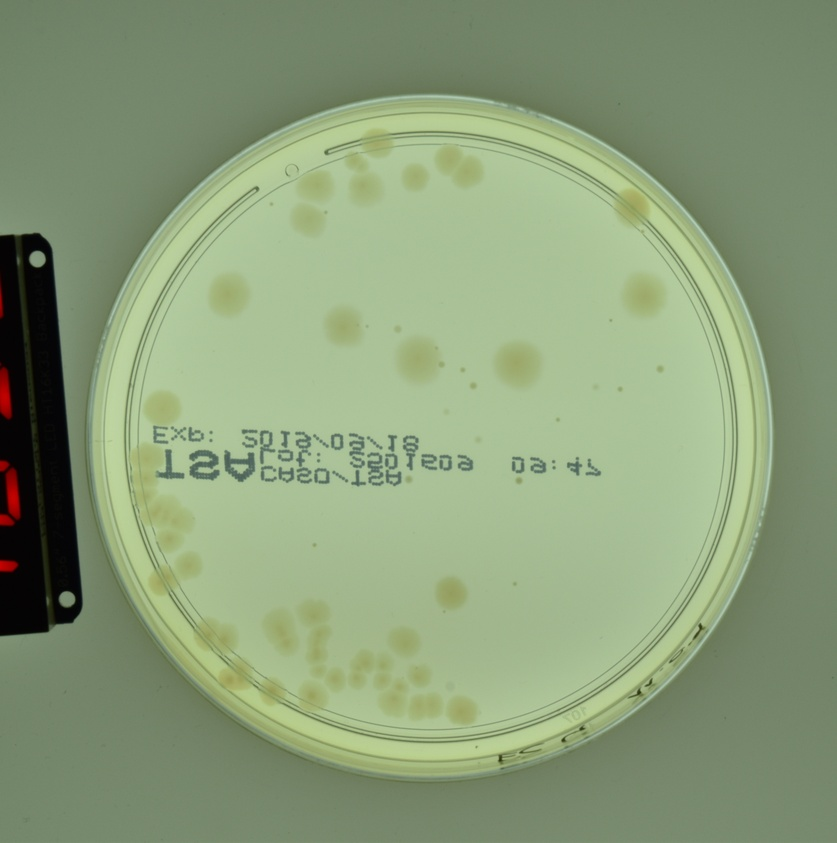
#> input picture Raw dataset/AGAR_representative/higher-resolution/bright/734.jpg, 837 x 843 px, shrunk from 3968 x 4000 before the run
$ jupyter execute removing-edges.ipynb
#> lines starting #> are read from the running program, lines starting #| are printed output that depends on the picture; after the words box and inside, x2 and y2 are one past the last pixel; in counts of white or black regions, pixels touching at a corner belong together; long printed decimals are rounded
[cell 1]
from PIL import Image, ImageEnhance, ImageFilter, ImageDraw, ImageOps
import scipy.ndimage as ndi
import numpy as np
import matplotlib.pyplot as plt

[cell 2]
path = "Raw dataset/AGAR_representative/higher-resolution/bright/734.jpg"
#path = "Raw dataset/MicrobIA_Dataset_only_counted_processed_anonimyzer_sample/S/T0h_4h/IMG_Niguarda1_936_129_F6_T975.png"
img = Image.open(path)
#> img is the input picture: PIL image 837x843 RGB; mean R, G, B 138.2, 157, 121.1
img.show()

[cell 3]
img = img.convert("L")
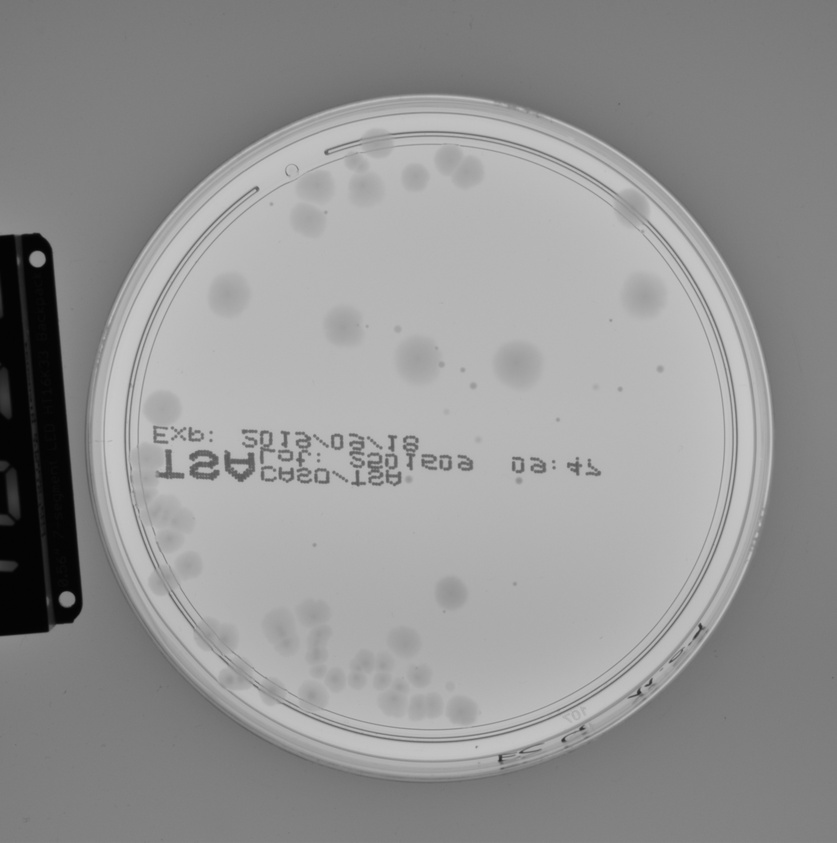
#> img: PIL image 837x843 L; min 1, max 201, mean 147.2
enhancer = ImageEnhance.Contrast(img)
img = enhancer.enhance(1.75)
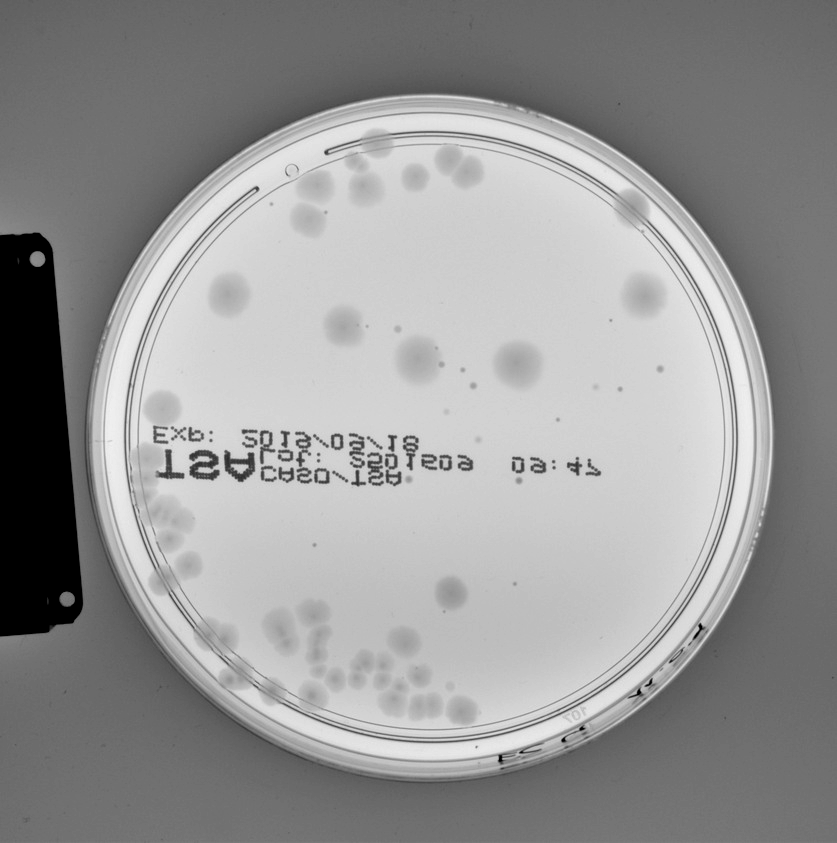
#> img: PIL image 837x843 L; min 0, max 241, mean 150.5
img = img.filter(ImageFilter.FIND_EDGES)
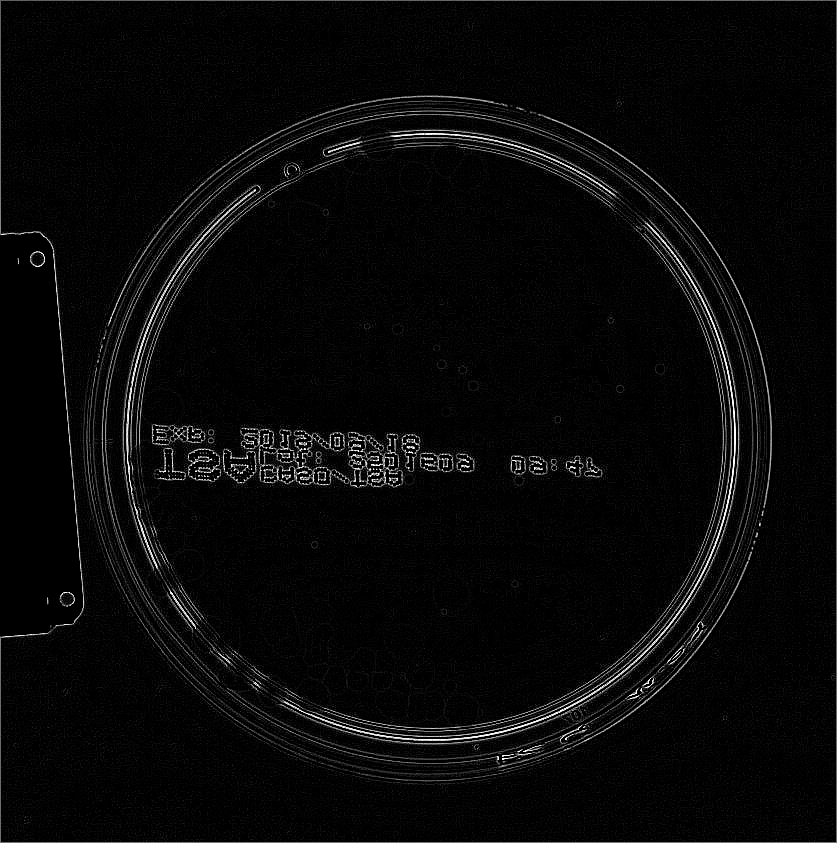
#> img: PIL image 837x843 L; min 0, max 255, mean 8.5
img.show()

[cell 4]
cx, cy = ndi.center_of_mass(np.array(img))
#> cx = 438.1; cy = 417.6
print(cx, cy)
#| 438.131 417.644

[cell 5]
plt.imshow(np.array(img))
plt.scatter(cx, cy, c="red", marker="x")
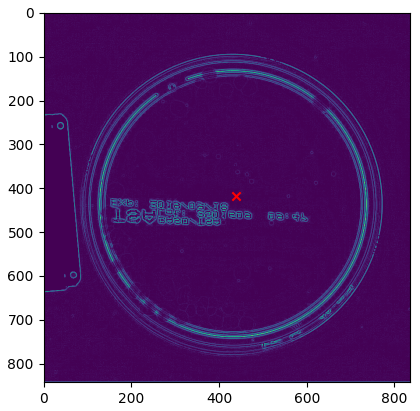
#> figure drawn by matplotlib, 1 panel

[cell 6]
dist_to_side = min(cx, cy, img.size[0]-cx, img.size[1]-cy)
#> dist_to_side = 398.9
for x in range(5):

    boundingBox = [0, 0, 0, 0]
    print(dist_to_side)
    boundingBox[0] = round(cx-dist_to_side)
    boundingBox[1] = round(cy-dist_to_side)
    boundingBox[2] = round(cx+dist_to_side)
    boundingBox[3] = round(cy+dist_to_side)
    print(boundingBox)

    mask = Image.new('L', img.size, 0)
    draw = ImageDraw.Draw(mask)
    draw.ellipse(boundingBox, fill=255)

    im2 = Image.new('L', img.size)
    new_image = Image.composite(img, im2, mask)

    if np.sum(np.array(new_image))/np.sum(np.array(img)) < 0.6:
        dist_to_side += 0.1*(min(cx, cy, img.size[0]-cx, img.size[1]-cy) - dist_to_side)
    elif 0.7 < np.sum(np.array(new_image))/np.sum(np.array(img)):
        dist_to_side*=0.9
    else:
        break
#> this loop made 3 passes
#> dist_to_side on passes 1 to 2: 359, 323.1
#| 398.869
#| [39, 19, 837, 817]
#| 358.982
#| [79, 59, 797, 777]
#| 323.084
#| [115, 95, 761, 741]
#> pass 3, `new_image = Image.composite(img, im2, mask)`:
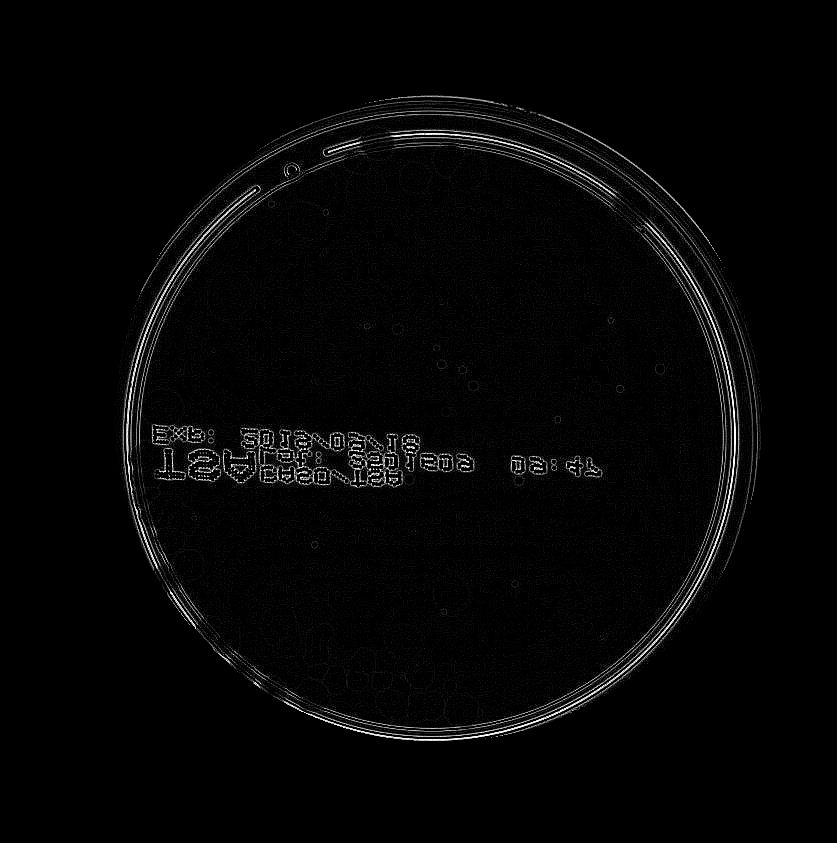
#> new_image: PIL image 837x843 L; min 0, max 255, mean 5.3
#> after the loop:
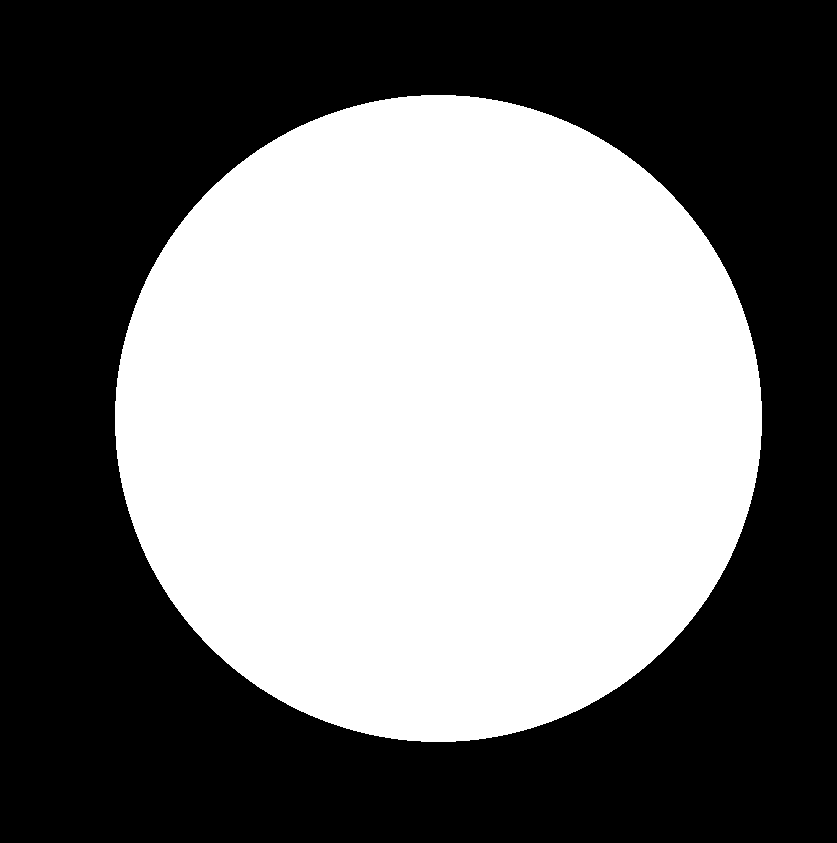
#> mask: PIL image 837x843 L; 46.6% white; 1 white region, box (x1, y1, x2, y2) and area: (115, 95, 762, 742) 328677
#> after the loop, dist_to_side = 323.1

im2 = Image.new('RGB', img.size)
#> im2: PIL image 837x843 RGB; every value is 0
output = Image.composite(Image.open(path), im2, mask)
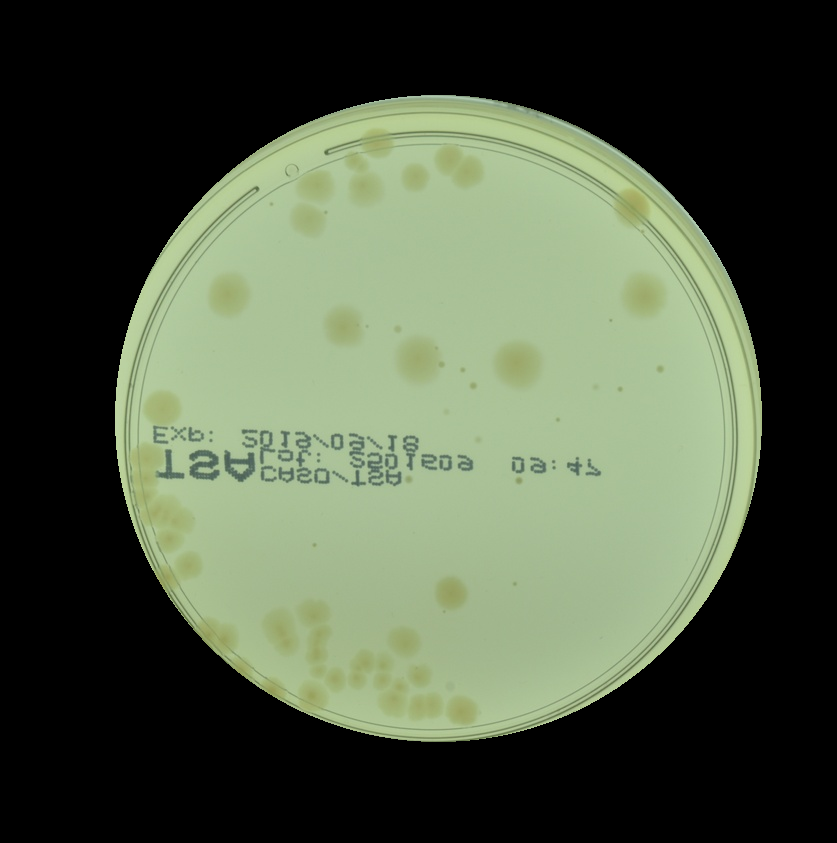
#> output: PIL image 837x843 RGB; mean R, G, B 77.6, 87.9, 67.2
print(np.sum(np.array(output)))
#| 164274388
output.show()
plt.imshow(output)

$ run again, with Raw dataset/AGAR_representative/higher-resolution/bright/1399.jpg copied over Raw dataset/AGAR_representative/higher-resolution/bright/734.jpg
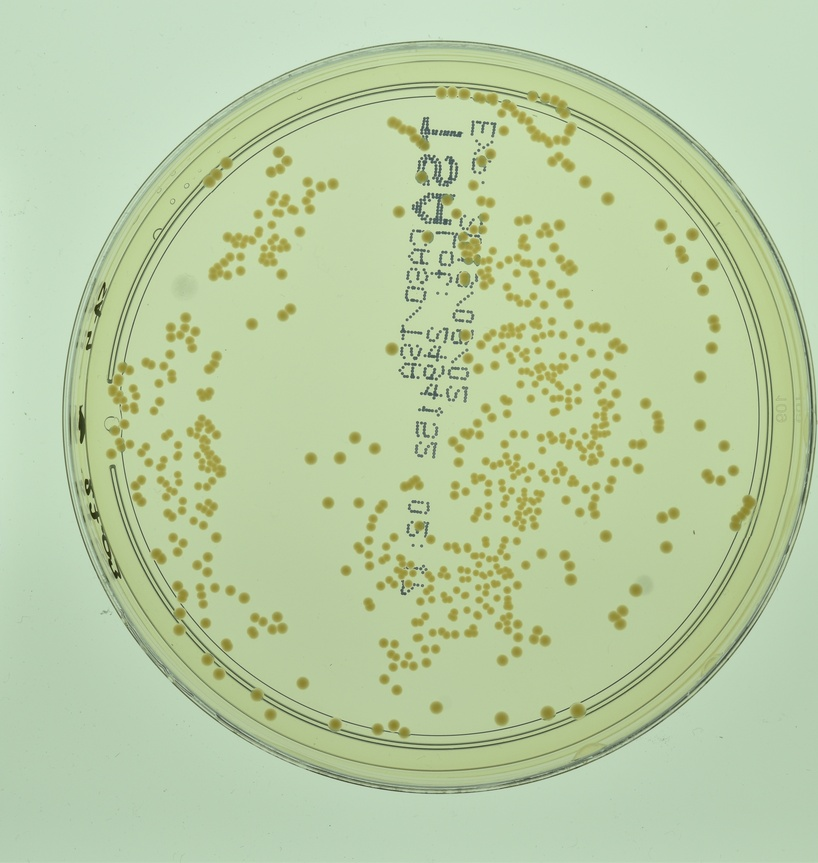
#> input picture Raw dataset/AGAR_representative/higher-resolution/bright/1399.jpg, 818 x 863 px, shrunk from 3790 x 4000 before the run
#> img is the input picture: PIL image 818x863 RGB; mean R, G, B 185.5, 204.4, 163.8
#> cx = 413.9; cy = 429.2
#| 413.912 429.195
#> `dist_to_side = min(cx, cy, img.size[0]-cx, img.size[1]-cy)`: dist_to_side = 404.1
#> the loop `for x in range(5): ` made 5 passes
#> dist_to_side on passes 1 to 5: 363.7, 327.3, 335, 341.9, 348.1
#> (printed output is left out)
#> after the loop `for x in range(5):`:
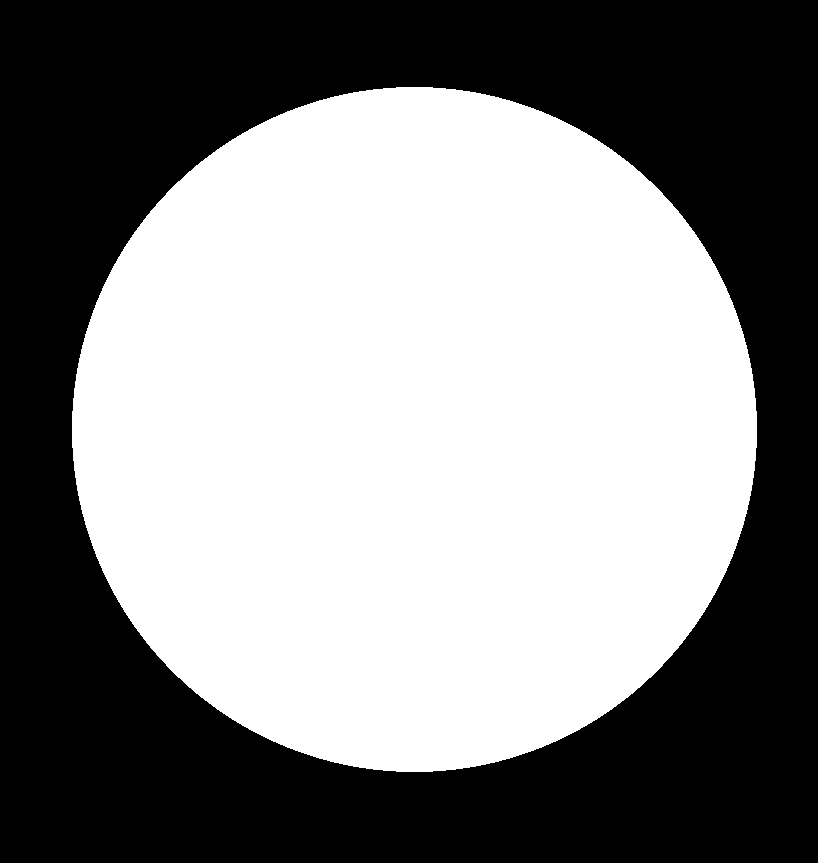
#> mask: PIL image 818x863 L; 52.2% white; 1 black region, box (x1, y1, x2, y2) and area: (0, 0, 818, 863) 337517
#> after the loop `for x in range(5):`: dist_to_side = 348.1
#> im2: PIL image 818x863 RGB; every value is 0
#> `output = Image.composite(Image.open(path), im2, mask)`:
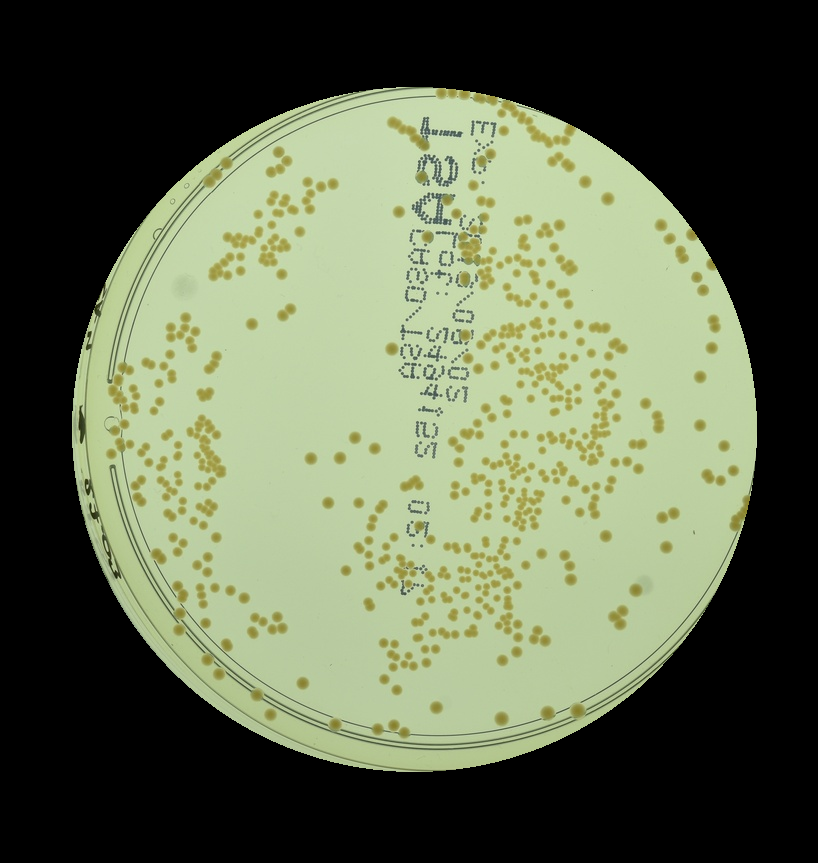
#> output: PIL image 818x863 RGB; mean R, G, B 96.2, 104.7, 79
#| 197615203

$ run again, with Raw dataset/AGAR_representative/higher-resolution/bright/349.jpg copied over Raw dataset/AGAR_representative/higher-resolution/bright/734.jpg
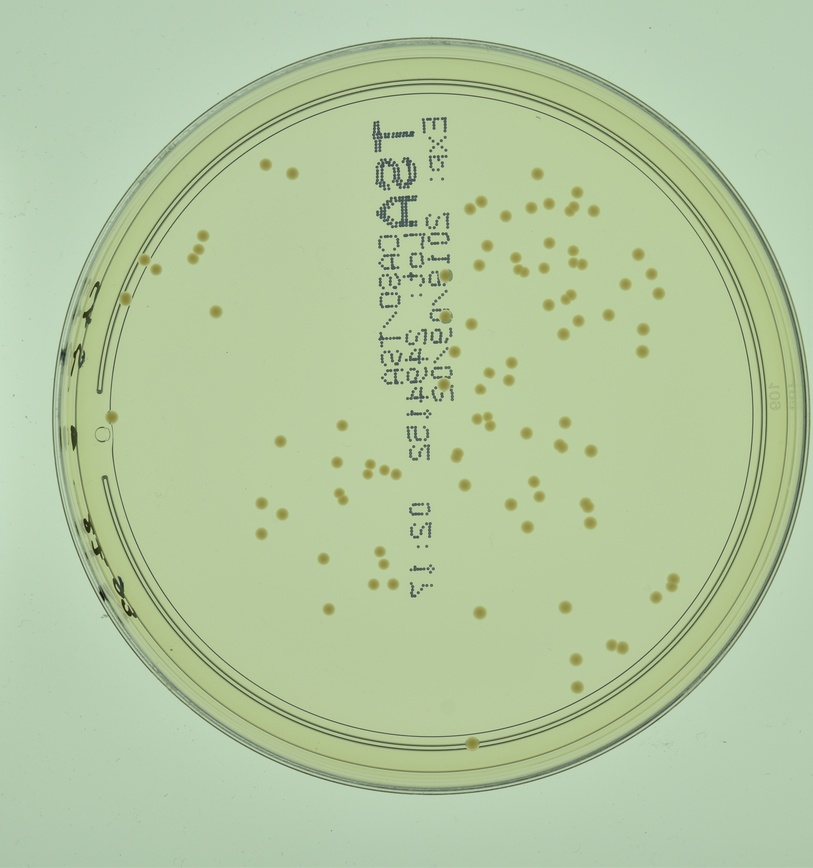
#> input picture Raw dataset/AGAR_representative/higher-resolution/bright/349.jpg, 813 x 868 px, shrunk from 3747 x 4000 before the run
#> img is the input picture: PIL image 813x868 RGB; mean R, G, B 179.6, 199.5, 160.7
#> cx = 410.4; cy = 420.9
#| 410.408 420.917
#> `dist_to_side = min(cx, cy, img.size[0]-cx, img.size[1]-cy)`: dist_to_side = 402.6
#> the loop `for x in range(5): ` made 2 passes
#> dist_to_side on pass 1: 362.3
#> (printed output is left out)
#> after the loop `for x in range(5):`:
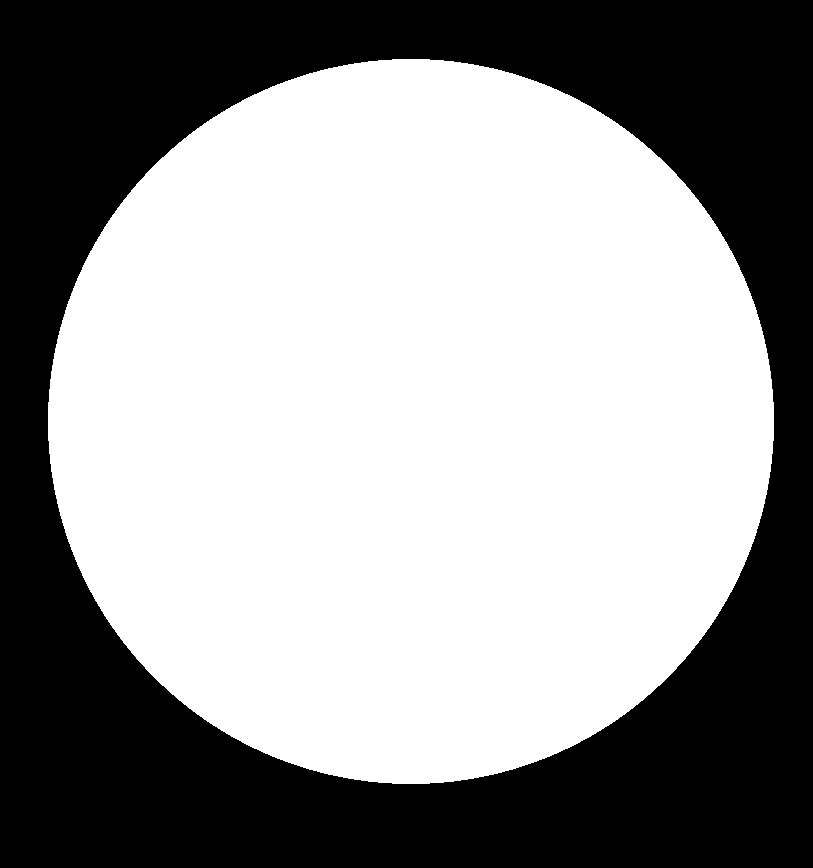
#> mask: PIL image 813x868 L; 58.6% white; 1 black region, box (x1, y1, x2, y2) and area: (0, 0, 813, 868) 292366
#> after the loop `for x in range(5):`: dist_to_side = 362.3
#> im2: PIL image 813x868 RGB; every value is 0
#> `output = Image.composite(Image.open(path), im2, mask)`:
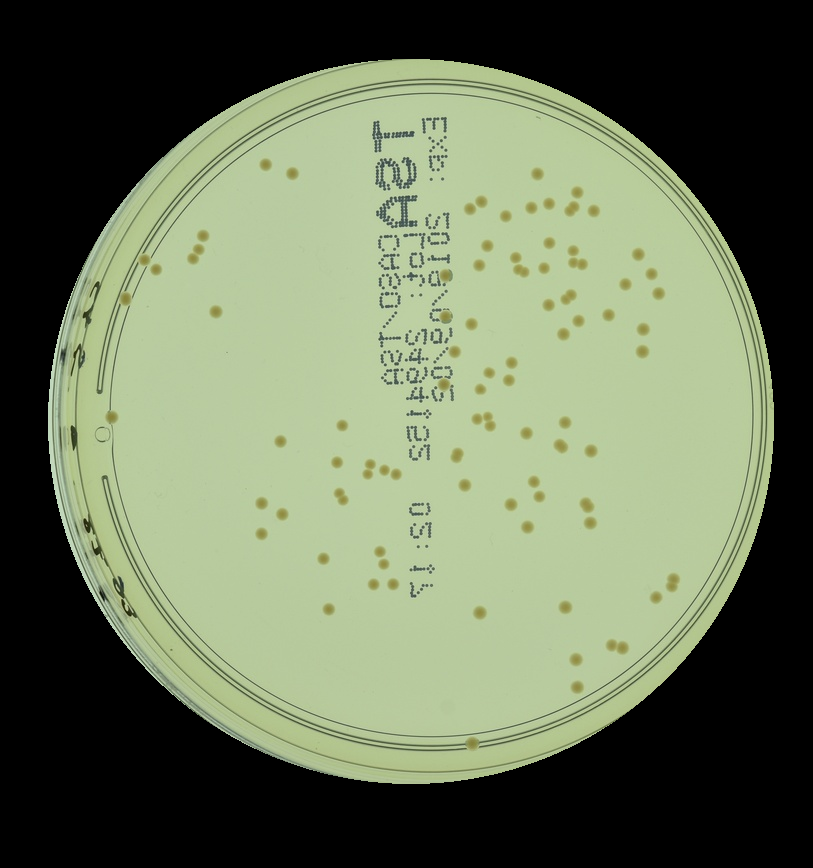
#> output: PIL image 813x868 RGB; mean R, G, B 104.7, 115.3, 88.7
#| 217770166
